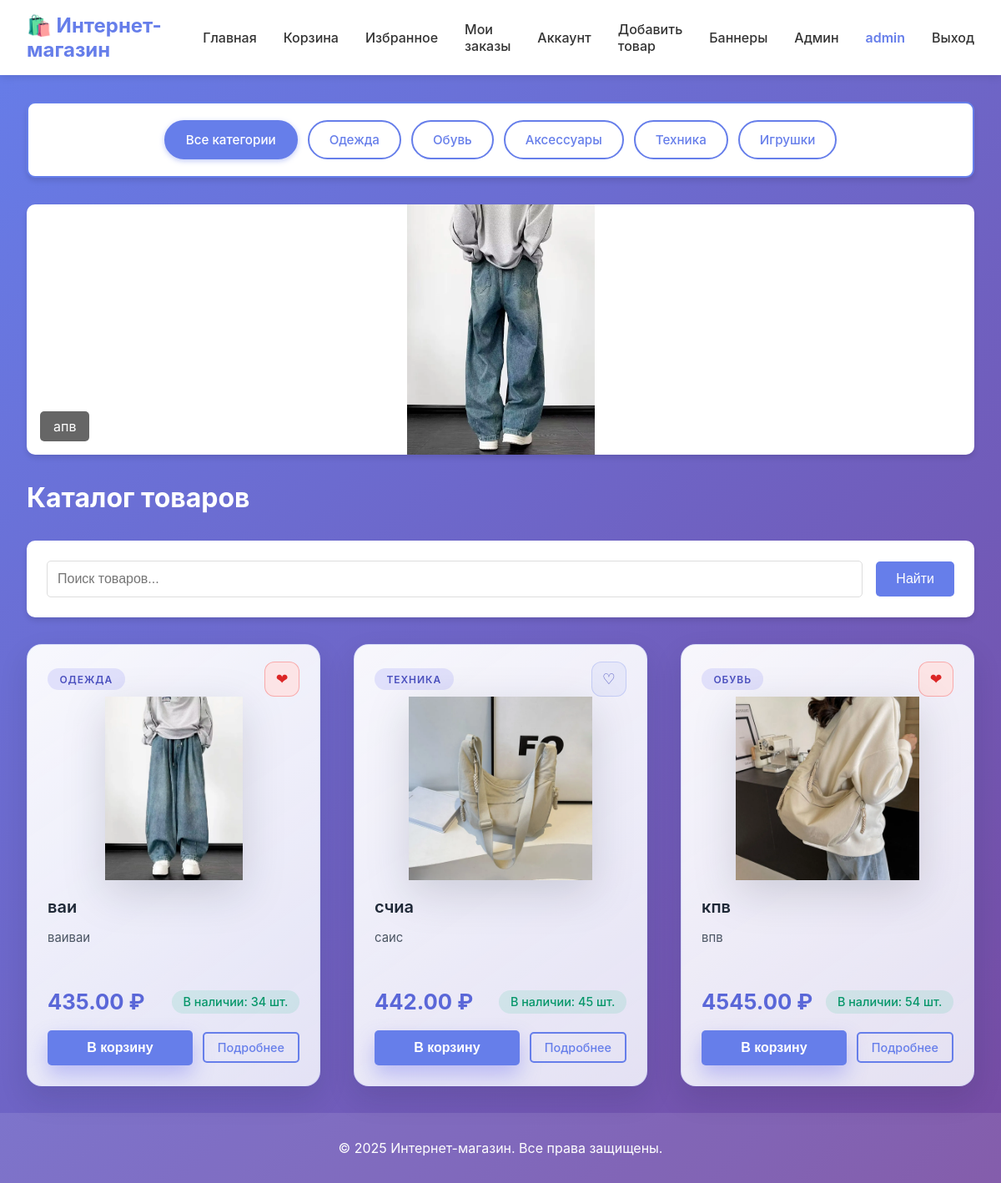
The page / (signed in) on the database its author committed.
### tables this page shows
CREATE TABLE banners
                 (id INTEGER PRIMARY KEY AUTOINCREMENT,
                  title TEXT NOT NULL,
                  image_url TEXT NOT NULL,
                  link_url TEXT,
                  is_active INTEGER DEFAULT 1,
                  created_at TIMESTAMP DEFAULT CURRENT_TIMESTAMP,
                  created_by_user_id INTEGER,
                  FOREIGN KEY (created_by_user_id) REFERENCES users(id));

CREATE TABLE products
                 (id INTEGER PRIMARY KEY AUTOINCREMENT,
                  name TEXT NOT NULL,
                  description TEXT,
                  price REAL NOT NULL,
                  image TEXT,
                  category TEXT,
                  stock INTEGER DEFAULT 0,
                  created_by_user_id INTEGER, specifications TEXT, is_approved INTEGER DEFAULT 0,
                  FOREIGN KEY (created_by_user_id) REFERENCES users(id));

### app.py (the view, shortened to what this page needs)
@app.route('/')
def index():
    conn = get_db()
    search = request.args.get('search', '').strip()
    category = request.args.get('category', '').strip().lower()
    query = 'SELECT * FROM products WHERE 1=1'
    params = []
    if search:
        like_search = f'%{search}%'
        query += ' AND (name LIKE ? OR description LIKE ? OR category LIKE ?)'
        params.extend([like_search, like_search, like_search])
    if category:
        query += ' AND LOWER(category) = ?'
        params.append(category)
    products = conn.execute(query, params).fetchall()
    products = list(products)
    order_key = build_product_order_key(search, category)
    preserve_order = should_preserve_product_order()
    cached_order = get_cached_product_order(order_key) if preserve_order else None
    if preserve_order and cached_order:
        product_map = {row['id']: row for row in products}
        ordered_products = [product_map[pid] for pid in cached_order if pid in product_map]
        remaining_products = [row for row in products if row['id'] not in cached_order]
        products = ordered_products + remaining_products
    else:
        random.shuffle(products)
        store_product_order(order_key, [row['id'] for row in products])
    categories = [{'category': cat} for cat in ALLOWED_PRODUCT_CATEGORIES]
    banners = conn.execute('SELECT * FROM banners WHERE is_active = 1 ORDER BY created_at DESC').fetchall()
    if 'user_id' in session:
        favorite_rows = conn.execute(
            'SELECT product_id FROM favorites WHERE user_id = ?',
            (session['user_id'],)
        ).fetchall()
        favorite_product_ids = {row['product_id'] for row in favorite_rows}
    conn.close()
    return render_template('index.html', products=products, categories=categories,
                         search=search, selected_category=category,
                         favorite_product_ids=favorite_product_ids,
                         banners=banners)

### app.py (called while the page is built)
@app.context_processor
def inject_helpers():
    def image_url(path):
        if not path:
            return 'https://via.placeholder.com/400x400?text=Нет+изображения'
        if isinstance(path, str) and path.startswith('http'):
            return path
        clean_path = path.replace('\\', '/').lstrip('/')
        static_folder = app.static_folder or os.path.join(app.root_path, 'static')
        full_path = os.path.join(static_folder, clean_path)
        if os.path.exists(full_path):
            return url_for('static', filename=clean_path)
        return url_for('static', filename=clean_path)
    return {
        'image_url': image_url,
        'category_choices': ALLOWED_PRODUCT_CATEGORIES
    }

def get_db():
    conn = sqlite3.connect(app.config['DATABASE'])
    conn.row_factory = sqlite3.Row
    return conn

def build_product_order_key(search, category):
    search_key = (search or '').strip().lower()
    category_key = (category or '').strip().lower()
    return f"{search_key}|{category_key}"

def store_product_order(order_key, product_ids):
    cache = session.get('product_order_cache', {})
    cache[order_key] = product_ids
    session['product_order_cache'] = cache

def should_preserve_product_order():
    return session.pop('preserve_product_order', False)

### templates/index.html (shortened to what this page needs)
{% extends "base.html" %}
{% block content %}
<div class="container">
    <div class="category-buttons-row">
        <div class="category-buttons">
            <a href="{{ url_for('index') }}{% if search %}?search={{ search }}{% endif %}"
               class="category-btn {% if not selected_category %}active{% endif %}">
                Все категории
            </a>
            {% for cat in category_choices %}
                <a href="{{ url_for('index') }}?category={{ cat }}{% if search %}&search={{ search }}{% endif %}"
                   class="category-btn {% if selected_category == cat %}active{% endif %}">
                    {{ cat|capitalize }}
                </a>
            {% endfor %}
        </div>
    </div>
    {% if banners %}
        <div class="banner-slider">
            {% for banner in banners %}
                <div class="banner-slide">
                    {% if banner.link_url %}
                        <a href="{{ banner.link_url }}">
                            <img src="{{ image_url(banner.image_url) }}" alt="{{ banner.title }}">
                        </a>
                    {% else %}
                        <img src="{{ image_url(banner.image_url) }}" alt="{{ banner.title }}">
                    {% endif %}
                    <div class="banner-slide-title">{{ banner.title }}</div>
                </div>
            {% endfor %}
        </div>
    {% endif %}
    <h2>Каталог товаров</h2>
    <div class="filters">
        <form method="GET" action="{{ url_for('index') }}" class="filter-form">
            <input type="text" name="search" placeholder="Поиск товаров..." value="{{ search }}" class="search-input">
            <button type="submit" class="btn btn-primary">Найти</button>
        </form>
    </div>
    <div class="products-grid">
        {% if products %}
            {% for product in products %}
                {% set category_label = (product.category or 'Разное')|capitalize %}
                {% set stock_value = product.stock or 0 %}
                <div class="product-card" data-url="{{ url_for('product', product_id=product.id) }}">
                    <div class="product-card-header">
                        <span class="product-badge">{{ category_label }}</span>
                        {% set in_favorites = product.id in favorite_product_ids %}
                        <form method="POST" action="{{ url_for('remove_from_favorites') if in_favorites else url_for('add_to_favorites') }}" class="card-interactive favorites-form" data-product-id="{{ product.id }}">
                            <button type="submit" class="favorite-toggle{% if in_favorites %} is-active{% endif %}" title="{{ 'Удалить из избранного' if in_favorites else 'Добавить в избранное' }}" aria-label="{{ 'Удалить из избранного' if in_favorites else 'Добавить в избранное' }}">
                                {{ '❤' if in_favorites else '♡' }}
                            </button>
                        </form>
                    </div>
                    <div class="product-card-image">
                        <img src="{{ image_url(product.image) }}" alt="{{ product.name }}">
                    </div>
                    <div class="product-card-body">
                        <h3 class="product-name">
                            <a href="{{ url_for('product', product_id=product.id) }}" class="card-interactive">{{ product.name }}</a>
                        </h3>
                        <p class="product-description">
                            {{ product.description or 'Описание появится в ближайшее время' }}
                        </p>
                        <div class="product-meta">
                            <div class="product-price">{{ "%.2f"|format(product.price) }} ₽</div>
                            <div class="product-stock{% if stock_value <= 3 %} low-stock{% endif %}">
                                {% if stock_value > 0 %}
                                    В наличии: {{ stock_value }} шт.
                                {% else %}
                                    Предзаказ
                                {% endif %}
                            </div>
                        </div>
                        <div class="product-card-footer">
                            <form method="POST" action="{{ url_for('add_to_cart') }}" class="card-interactive cart-form" data-product-id="{{ product.id }}">
                                <button type="submit" class="btn btn-primary cart-pill">
                                    <span>В корзину</span>
                                </button>
                            </form>
                            <a href="{{ url_for('product', product_id=product.id) }}" class="btn btn-outline btn-small card-interactive">Подробнее</a>
                        </div>
                    </div>
                </div>
            {% endfor %}
        {% else %}
            <div class="empty-state">
                <p>Товары не найдены</p>
            </div>
        {% endif %}
    </div>
</div>
{% endblock %}

### templates/base.html (shortened to what this page needs)
<!DOCTYPE html>
<html lang="ru">
<head>
    <link rel="stylesheet" href="{{ url_for('static', filename='style.css') }}">
</head>
<body>
    <nav class="navbar">
        <div class="nav-container">
            <h1 class="logo">🛍️ Интернет-магазин</h1>
            <div class="nav-links">
                <a href="{{ url_for('index') }}" class="nav-link">Главная</a>
                <a href="{{ url_for('cart') }}" class="nav-link">Корзина</a>
                <a href="{{ url_for('favorites') }}" class="nav-link">Избранное</a>
                {% if session.user_id %}
                    {% set current_role = session.get('role') %}
                    <a href="{{ url_for('orders') }}" class="nav-link">Мои заказы</a>
                    <a href="{{ url_for('account') }}" class="nav-link">Аккаунт</a>
                    {% if current_role in ['seller', 'admin'] %}
                        <a href="{{ url_for('add_product') }}" class="nav-link">Добавить товар</a>
                    {% endif %}
                    {% if current_role == 'admin' %}
                        <a href="{{ url_for('manage_banners') }}" class="nav-link">Баннеры</a>
                        <a href="{{ url_for('admin_users') }}" class="nav-link">Админ</a>
                    {% endif %}
                    <span class="user-info">{{ session.username }}</span>
                    <a href="{{ url_for('logout') }}" class="nav-link">Выход</a>
                {% else %}
                    <a href="{{ url_for('login') }}" class="nav-link">Вход</a>
                    <a href="{{ url_for('register') }}" class="nav-link">Регистрация</a>
                {% endif %}
            </div>
        </div>
    </nav>
    <main class="main-content">
        {% block content %}{% endblock %}
    </main>
    <footer class="footer">
        <p>&copy; 2025 Интернет-магазин. Все права защищены.</p>
    </footer>
</body>
</html>

### rows shown on the page
banners: image_url (picture), title "апв"
products: category "ОДЕЖДА", value "❤", image (picture), name "ваи", description "ваиваи", price "435.00", stock "34"
products: category "ТЕХНИКА", value "♡", image (picture), name "счиа", description "саис", price "442.00", stock "45"
products: category "ОБУВЬ", value "❤", image (picture), name "кпв", description "впв", price "4545.00", stock "54"

### other values the page prints
{{ session.username }} "admin"
{{ cat|capitalize }} "Одежда" "Обувь" "Аксессуары" "Техника" "Игрушки"
